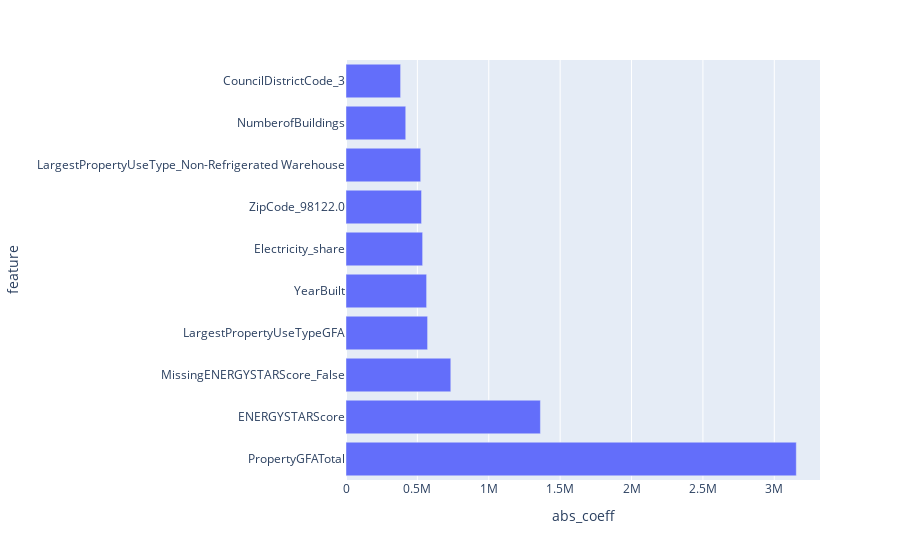

Write notebook code for a chart like this one.
### Code cell
# Top 10 features in absolute coefficient
df_coeffs['abs_coeff'] = abs(df_coeffs.coeff)
df_coeffs = df_coeffs.sort_values(by='abs_coeff', ascending=False)
px.bar(df_coeffs[0:10], x='abs_coeff', y='feature', height=len(X_train.columns)*20)

### Figure 1 — Plotly figure (JSON) as saved in the notebook; plotly's stock layout.template omitted (floating-point values rounded to 4 significant figures)
{"data": [{"alignmentgroup": "True", "hovertemplate": "abs_coeff=%{x}<br>feature=%{y}<extra></extra>", "legendgroup": "", "marker": {"color": "#636efa", "pattern": {"shape": ""}}, "name": "", "offsetgroup": "", "orientation": "h", "showlegend": false, "textposition": "auto", "type": "bar", "x": [3154168, 1361816, 734075, 571507, 564645, 536781, 529099, 523204, 418485, 382438], "xaxis": "x", "y": ["PropertyGFATotal", "ENERGYSTARScore", "MissingENERGYSTARScore_False", "LargestPropertyUseTypeGFA", "YearBuilt", "Electricity_share", "ZipCode_98122.0", "LargestPropertyUseType_Non-Refrigerated Warehouse", "NumberofBuildings", "CouncilDistrictCode_3"], "yaxis": "y"}], "layout": {"autosize": true, "barmode": "relative", "legend": {"tracegroupgap": 0}, "margin": {"t": 60}, "xaxis": {"anchor": "y", "autorange": true, "domain": [0, 1], "range": [0, 3320000.0], "title": {"text": "abs_coeff"}, "type": "linear"}, "yaxis": {"anchor": "x", "autorange": true, "domain": [0, 1], "range": [-0.5, 9.5], "title": {"text": "feature"}, "type": "category"}}}
